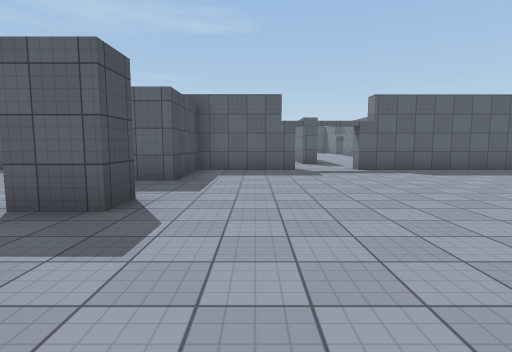
View 1 (above)

22 first-person views from a walk through a Unity game level. The camera is 1.4 m above the floor, tilts 6° down and sees 80° across. Doors are open. The floor is counted in squares, 2 m on a side. Each view is taken from the middle of a square. On the plan, view 1 faces up. The plan holds only what a view shows up to about 10 squares ahead; the rest is blank. The place goes on beyond the plan. Some surface patterns are stand-ins.

View 2
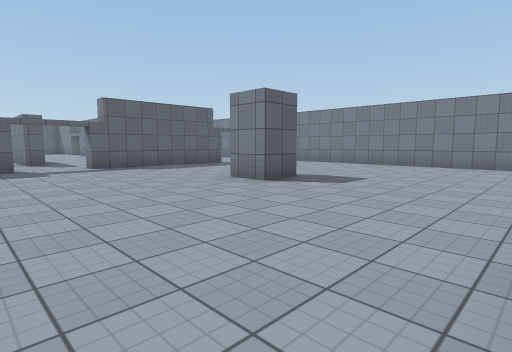

View 3
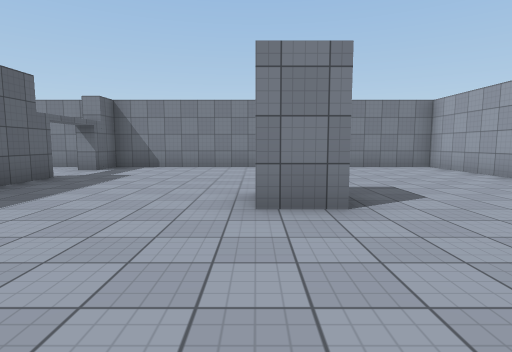

View 4
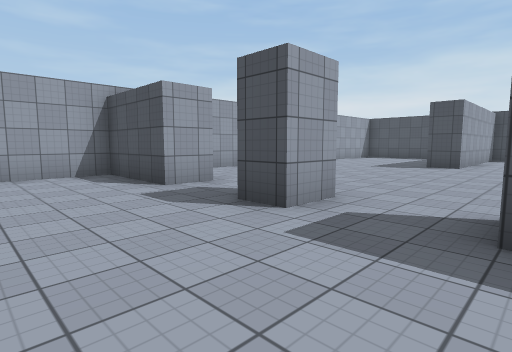

View 5
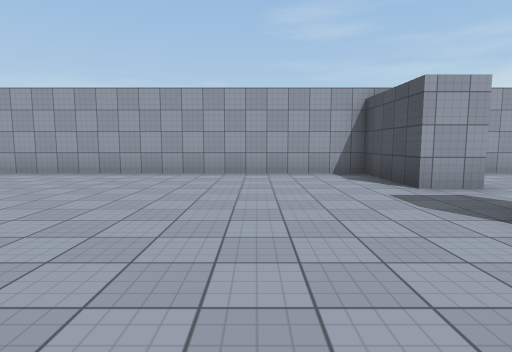

View 6
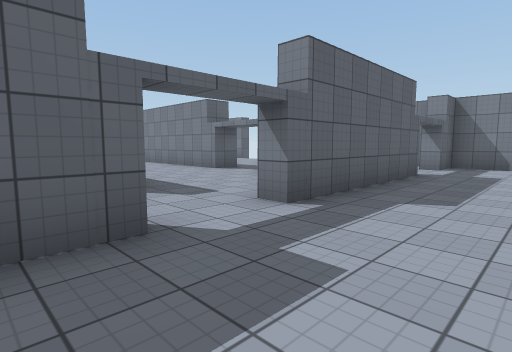

View 7
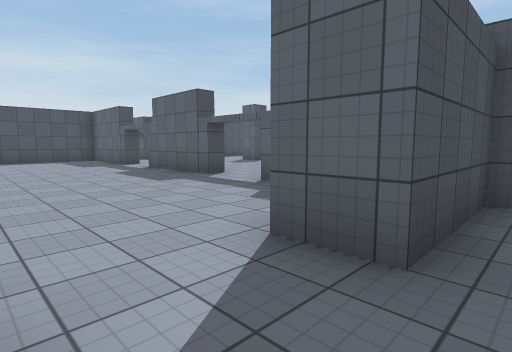

View 8
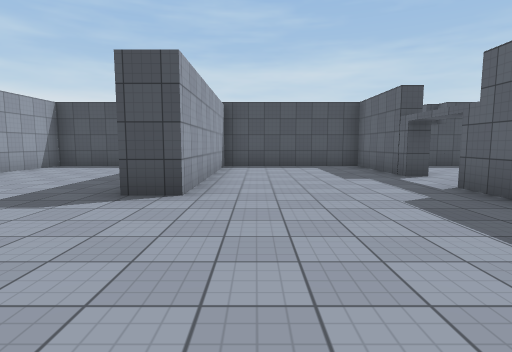

View 9
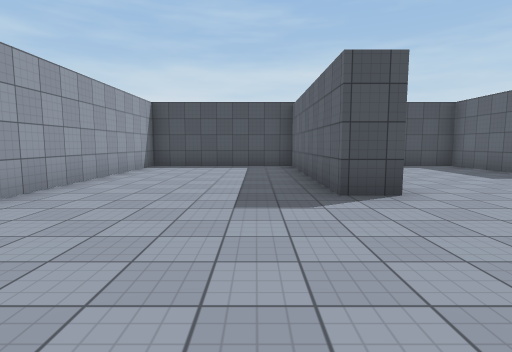

View 10
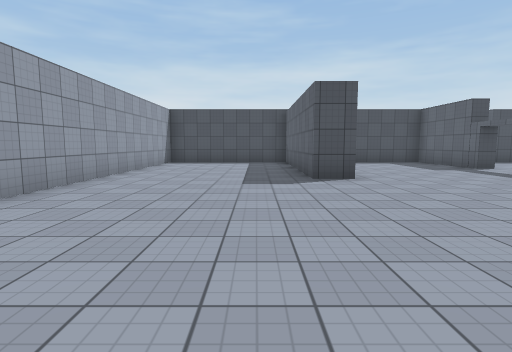

View 11
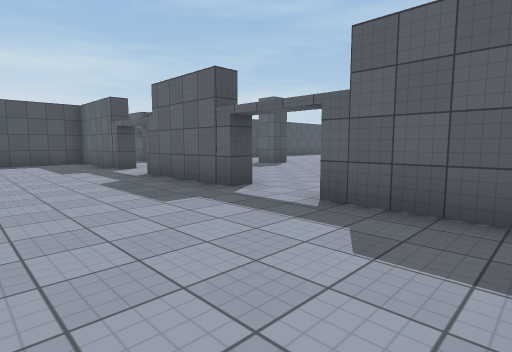

View 12
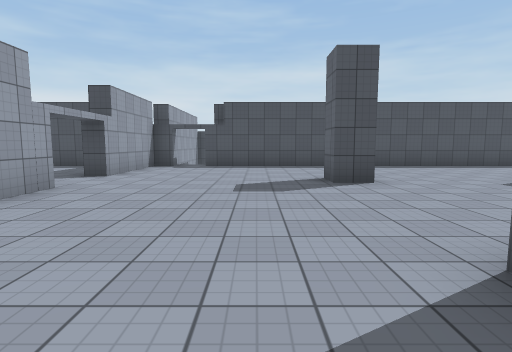

View 13
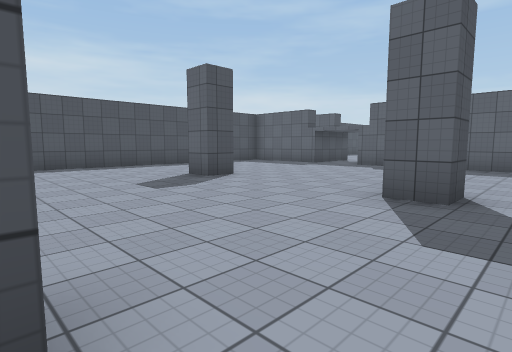

View 14
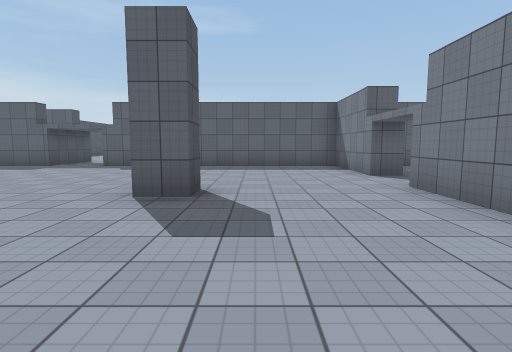

View 15
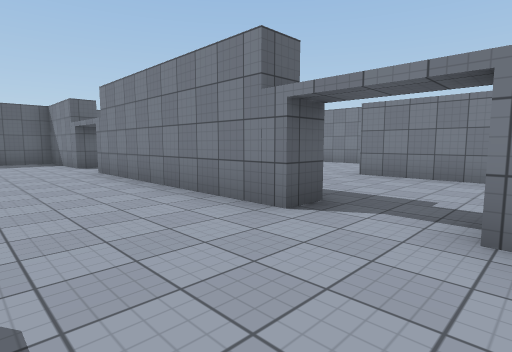

View 16
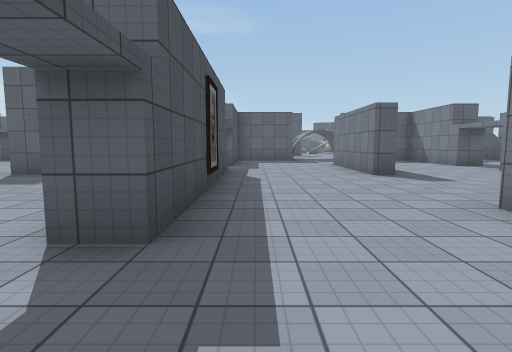

View 17
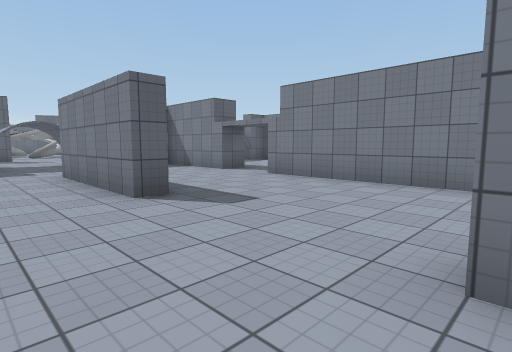

View 18
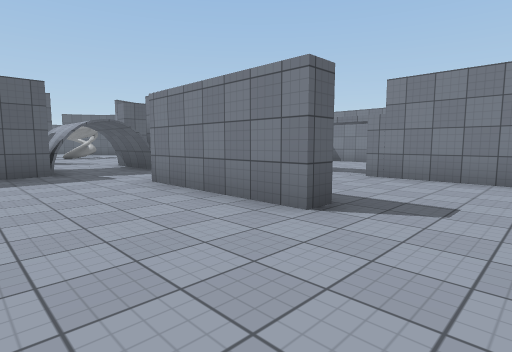

View 19
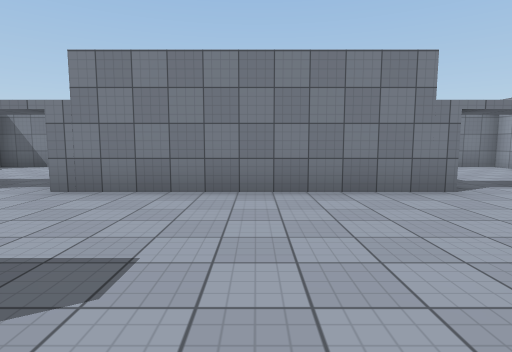

View 20
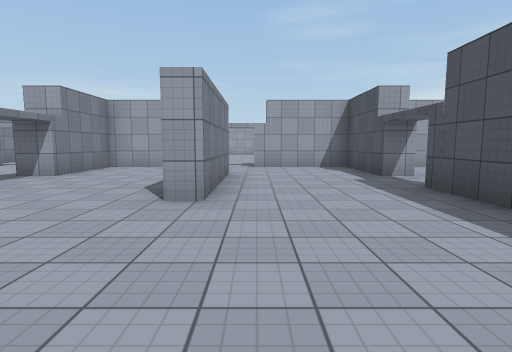

View 21
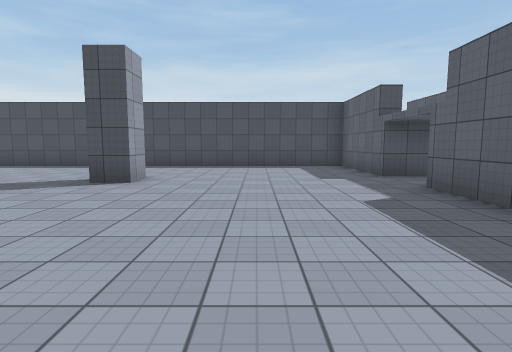

View 22
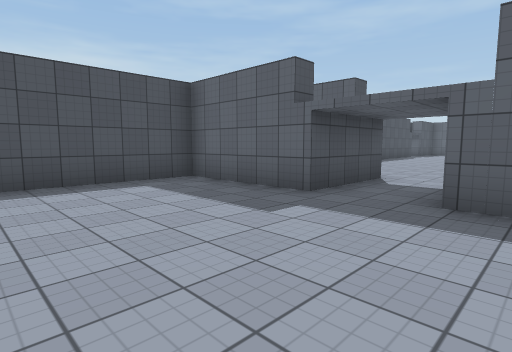

### Floor plan
Ten units are one square. View 1 is at (0, 0); x grows to the right and y downward. Boxes are objects, and circles mark ways between rooms. Rooms are numbered by the first view taken in them; rooms with no view inside come last. Other rooms are left out.
<svg viewBox="-155 -269 263 287">
<path fill="none" stroke="#000" d="M52 -31 42 -31 42 -40M-16 -39 -16 -31M-16 -12 -16 13 103 13 103 -83 91 -83M11 -83 -16 -83 -16 -57M75 -83 28 -83M-68 -83 -100 -83M-116 -83 -147 -83 -147 -39 -91 -39 -91 -31 -147 -31 -147 13 -44 13M-32 -83 -51 -83M-105 -142 -105 -134 -112 -134M-59 -188 -59 -180 -68 -180M-112 -187 -105 -187 -105 -180 -112 -180M-25 -131 -25 -191M-68 -89 -68 -83M-25 -207 -25 -238 -100 -238M-100 -88 -88 -88M-42 -88 -38 -88M-116 -238 -147 -238 -147 -104M-147 -94 -147 -88 -116 -88M22 -180 16 -180 16 -215M-18 -190 -18 -131M54 -207 54 -229M54 -131 54 -191M22 -107 16 -107 16 -143 22 -143M26 -238 26 -262M28 -238 28 -262M-18 -113 -18 -88 11 -88M9 -238 -4 -238M38 -88 54 -88 54 -113M-116 -264 -116 -238"/>
<circle cx="-20" cy="-35" r="3" fill="#2a7"/>
<circle cx="15" cy="-85" r="3" fill="#2a7"/>
<circle cx="-105" cy="-85" r="3" fill="#2a7"/>
<circle cx="-60" cy="-85" r="3" fill="#2a7"/>
<circle cx="-20" cy="-125" r="3" fill="#2a7"/>
<circle cx="-20" cy="-195" r="3" fill="#2a7"/>
<circle cx="-105" cy="-240" r="3" fill="#2a7"/>
<text x="40" y="-30">1</text>
<text x="-80" y="-30">2</text>
<text x="-80" y="-160">3</text>
<text x="20" y="-170">4</text>
<text x="-110" y="-250">5</text>
</svg>
Room 1 opens to room 2. Room 1 opens to room 4. Room 2 opens to room 3. Room 3 opens to room 4. Room 3 opens to room 5.

Where each view was taken, in squares from view 1:
view 1: 0 up, 0 right, facing up
view 2: 1 down, 0 right, facing up-right
view 3: 4 up, 1 right, facing right
view 4: 6 up, 1 right, facing down-left
view 5: 6 up, 1 right, facing down
view 6: 6 up, 0 right, facing up-right
view 7: 4 up, 1 left, facing up-left
view 8: 5 up, 5 left, facing left
view 9: 2 up, 5 left, facing left
view 10: 2 up, 3 left, facing left
view 11: 5 up, 3 left, facing up-left
view 12: 12 up, 5 left, facing left
view 13: 14 up, 5 left, facing up-left
view 14: 14 up, 5 left, facing up
view 15: 11 up, 5 left, facing up-right
view 16: 11 up, 1 left, facing up
view 17: 14 up, 0 right, facing up-right
view 18: 16 up, 1 left, facing up-right
view 19: 16 up, 1 right, facing right
view 20: 18 up, 1 right, facing down
view 21: 21 up, 5 left, facing left
view 22: 20 up, 9 left, facing up-left
